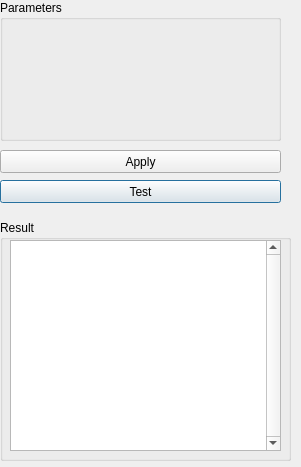
<?xml version="1.0" encoding="UTF-8"?>
<ui version="4.0">
 <author>Nestor Rodriguez</author>
 <class>Dialog</class>
 <widget class="QDialog" name="Dialog">
  <property name="windowModality">
   <enum>Qt::NonModal</enum>
  </property>
  <property name="geometry">
   <rect>
    <x>0</x>
    <y>0</y>
    <width>301</width>
    <height>467</height>
   </rect>
  </property>
  <property name="windowTitle">
   <string>UMDAc</string>
  </property>
  <widget class="QWidget" name="verticalLayoutWidget">
   <property name="geometry">
    <rect>
     <x>0</x>
     <y>0</y>
     <width>281</width>
     <height>141</height>
    </rect>
   </property>
   <layout class="QVBoxLayout" name="verticalLayout">
    <item>
     <widget class="QGroupBox" name="paramBox">
      <property name="title">
       <string>Parameters</string>
      </property>
     </widget>
    </item>
   </layout>
  </widget>
  <widget class="QGroupBox" name="resultBox">
   <property name="geometry">
    <rect>
     <x>0</x>
     <y>220</y>
     <width>291</width>
     <height>241</height>
    </rect>
   </property>
   <property name="title">
    <string>Result</string>
   </property>
   <widget class="QTextEdit" name="resultTextEdit">
    <property name="geometry">
     <rect>
      <x>10</x>
      <y>20</y>
      <width>271</width>
      <height>211</height>
     </rect>
    </property>
    <property name="verticalScrollBarPolicy">
     <enum>Qt::ScrollBarAlwaysOn</enum>
    </property>
   </widget>
  </widget>
  <widget class="QPushButton" name="runButton">
   <property name="geometry">
    <rect>
     <x>0</x>
     <y>180</y>
     <width>281</width>
     <height>23</height>
    </rect>
   </property>
   <property name="text">
    <string>Test</string>
   </property>
  </widget>
  <widget class="QPushButton" name="applyButton">
   <property name="geometry">
    <rect>
     <x>0</x>
     <y>150</y>
     <width>281</width>
     <height>23</height>
    </rect>
   </property>
   <property name="text">
    <string>Apply</string>
   </property>
  </widget>
 </widget>
 <resources/>
 <connections/>
</ui>
